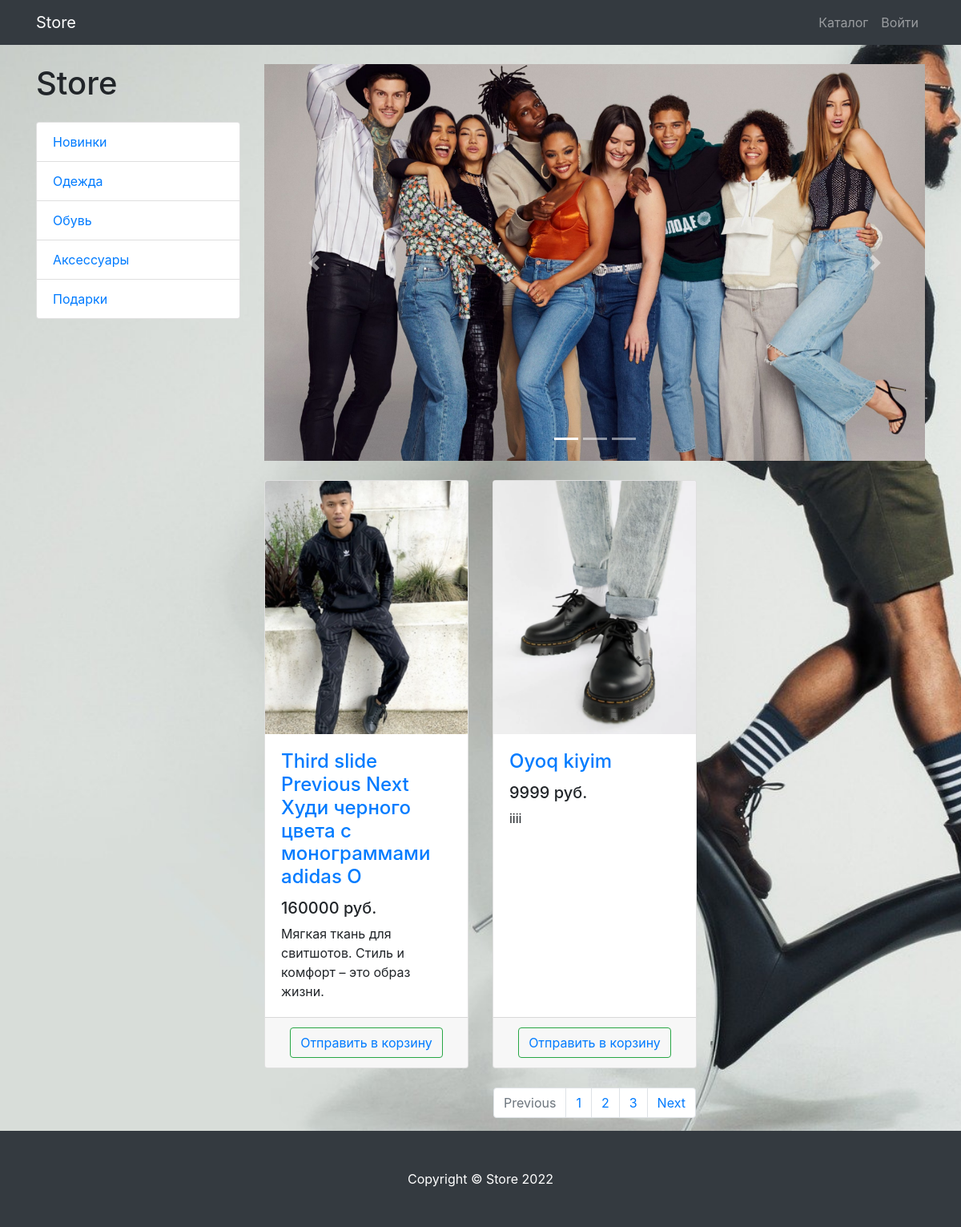
Screenshot of /products/ with the database file from the repository.
### storeapp/models.py (models this page shows, shortened)
class CategoryModel(models.Model):
    name = models.CharField(max_length=200)

class ProductModel(models.Model):
    name = models.CharField(max_length=70)
    image = models.ImageField(upload_to='images/')
    price = models.IntegerField(default=0)
    desc = models.TextField(max_length=100)
    category = models.ForeignKey(CategoryModel, on_delete=models.CASCADE)

### storeapp/views.py (the view)
# urls.py: path('products/', products_view, name='products'),
def products_view(request):
    products = ProductModel.objects.all()
    categories = CategoryModel.objects.all()
    context = {
        'products': products,
        'categories': categories
    }
    return render(request, 'products.html', context)

### storeapp/templates/products.html (shortened to what this page needs)
{% extends 'base.html' %}
{% load static %}
{% block content %}
<div class="container">
    <div class="row">
        <div class="col-lg-3">
            <h1 class="my-4">Store</h1>
            <div class="list-group">
                {% for category in categories %}
                <a href="{% url 'categories' pk=category.id %}" class="list-group-item">{{category.name}}</a>
               {% endfor %}
            </div>
        </div>
        <div class="col-lg-9">
            <div id="carouselExampleIndicators" class="carousel slide my-4" data-ride="carousel">
                <ol class="carousel-indicators">
                    <li data-target="#carouselExampleIndicators" data-slide-to="0" class="active"></li>
                    <li data-target="#carouselExampleIndicators" data-slide-to="1"></li>
                    <li data-target="#carouselExampleIndicators" data-slide-to="2"></li>
                </ol>
                <div class="carousel-inner" role="listbox">
                    <div class="carousel-item active">
                        <img class="d-block img-fluid" src="{% static 'vendor/img/slides/slide-1.jpg' %}" alt="First slide">
                    </div>
                </div>
                <a class="carousel-control-prev" href="#carouselExampleIndicators" role="button" data-slide="prev">
                    <span class="carousel-control-prev-icon" aria-hidden="true"></span>
                </a>
                <a class="carousel-control-next" href="#carouselExampleIndicators" role="button" data-slide="next">
                    <span class="carousel-control-next-icon" aria-hidden="true"></span>
                </a>
            </div>
            <div class="row">
                {% for product in products %}
                <div class="col-lg-4 col-md-6 mb-4">
                    <div class="card h-100">
                        <a href="#">
                            <img class="card-img-top"
                                 src="{{product.image.url}}"
                                 alt="">
                        </a>
                        <div class="card-body">
                            <h4 class="card-title">
                                <a href="#">{{product.name}}</a>
                            </h4>
                            <h5>{{product.price}} руб.</h5>
                            <p class="card-text">{{product.desc}}</p>
                        </div>
                        <div class="card-footer text-center">
                            <button type="button" class="btn btn-outline-success"><a href="{% url 'add_basket' pk=product.id %}">Отправить в корзину</a></button>
                        </div>
                    </div>
                </div>
                {% endfor %}
            </div>
            <nav aria-label="Page navigation example">
                <ul class="pagination justify-content-center">
                    <li class="page-item disabled">
                        <a class="page-link" href="#" tabindex="-1" aria-disabled="true">Previous</a>
                    </li>
                    <li class="page-item"><a class="page-link" href="#">1</a></li>
                    <li class="page-item"><a class="page-link" href="#">2</a></li>
                    <li class="page-item"><a class="page-link" href="#">3</a></li>
                    <li class="page-item">
                        <a class="page-link" href="#">Next</a>
                    </li>
                </ul>
            </nav>
        </div>
    </div>
</div>
<footer class="py-5 bg-dark">
    <div class="container">
        <p class="m-0 text-center text-white">Copyright &copy; Store 2022</p>
    </div>
</footer>
{% endblock content %}

### storeapp/templates/base.html (shortened to what this page needs)
<!DOCTYPE html>
{% load static %}
<html lang="en">
<head>
    <link href="{% static 'vendor/bootstrap/css/bootstrap.min.css' %}" rel="stylesheet">
    <link href="{% static 'vendor/css/index.css' %}" rel="stylesheet">
</head>
<body>
{% include 'nav.html' %}
{% block content %}
{% endblock content %}
</body>
</html>

### storeapp/templates/nav.html (shortened to what this page needs)
<nav class="navbar navbar-expand-lg navbar-dark bg-dark fixed-top">
    <div class="container">
        <a class="navbar-brand" href="{% url 'home' %}">Store</a>
        <div class="collapse navbar-collapse" id="navbarResponsive">
            <ul class="navbar-nav ml-auto">
                <li class="nav-item">
                    <a class="nav-link" href="{% url 'products' %}">Каталог  </a>
                </li>
                {% if not user.is_authenticated %}
                <li class="nav-item">
                    <a class="nav-link" href="{% url 'loginuser' %}">Войти </a>
                </li>
                       {% endif %}
            </ul>
        </div>
    </div>
</nav>

### rows the page displays
CategoryModel: name "Новинки"
CategoryModel: name "Одежда"
CategoryModel: name "Обувь"
CategoryModel: name "Аксессуары"
CategoryModel: name "Подарки"
ProductModel: image (picture), name "Third slide Previous Next Худи черного цвета с монограммами adidas O", price "160000", desc "Мягкая ткань для свитшотов. Стиль и комфорт – это образ жизни."
ProductModel: image (picture), name "Oyoq kiyim", price "9999", desc "iiii"
